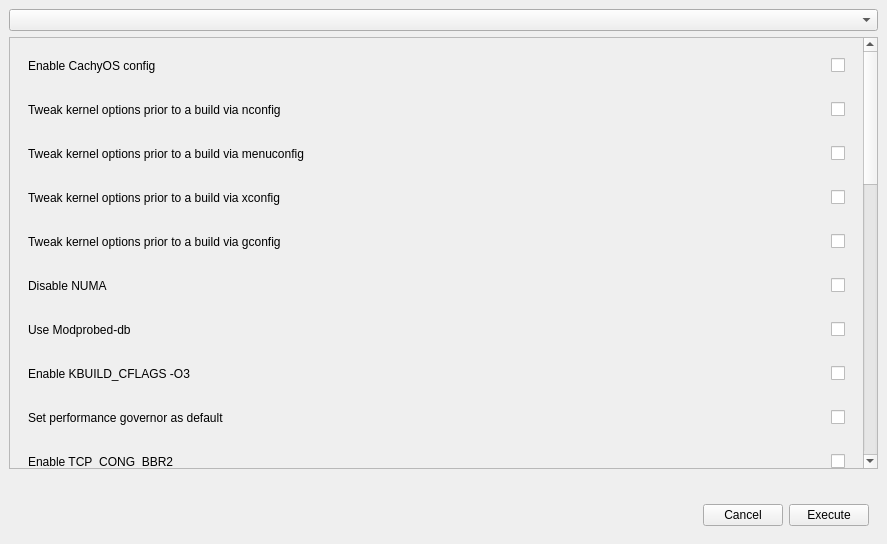
<?xml version="1.0" encoding="UTF-8"?>
<ui version="4.0">
 <class>ConfWindow</class>
 <widget class="QMainWindow" name="ConfWindow">
  <property name="windowModality">
   <enum>Qt::ApplicationModal</enum>
  </property>
  <property name="geometry">
   <rect>
    <x>0</x>
    <y>0</y>
    <width>887</width>
    <height>544</height>
   </rect>
  </property>
  <property name="windowTitle">
   <string>CachyOS Kernel Manager Configure</string>
  </property>
  <property name="windowIcon">
   <iconset theme="cachyos-kernel-manager">
    <normaloff>.</normaloff>.</iconset>
  </property>
  <widget class="QWidget" name="central_widget">
   <layout class="QVBoxLayout" name="verticalLayout">
    <item>
     <widget class="QComboBox" name="main_combo_box"/>
    </item>
    <item>
     <widget class="QScrollArea" name="scroll_area">
      <property name="verticalScrollBarPolicy">
       <enum>Qt::ScrollBarAsNeeded</enum>
      </property>
      <property name="widgetResizable">
       <bool>true</bool>
      </property>
      <widget class="QWidget" name="scroll_area_widgets">
       <property name="geometry">
        <rect>
         <x>0</x>
         <y>0</y>
         <width>853</width>
         <height>912</height>
        </rect>
       </property>
       <layout class="QVBoxLayout" name="verticalLayout_2">
        <item>
         <widget class="QWidget" name="cachyconfig_widget" native="true">
          <layout class="QHBoxLayout" name="cachyconfig_horizontal_layout">
           <item>
            <widget class="QLabel" name="cachyconfig_label">
             <property name="text">
              <string>Enable CachyOS config</string>
             </property>
            </widget>
           </item>
           <item>
            <spacer name="cachyconfig_horizontal_spacer">
             <property name="orientation">
              <enum>Qt::Horizontal</enum>
             </property>
             <property name="sizeHint" stdset="0">
              <size>
               <width>40</width>
               <height>20</height>
              </size>
             </property>
            </spacer>
           </item>
           <item>
            <widget class="QCheckBox" name="cachyconfig_check"/>
           </item>
          </layout>
         </widget>
        </item>
        <item>
         <widget class="QWidget" name="nconfig_widget" native="true">
          <layout class="QHBoxLayout" name="nconfig_horizontal_layout">
           <item>
            <widget class="QLabel" name="nconfig_label">
             <property name="text">
              <string>Tweak kernel options prior to a build via nconfig</string>
             </property>
            </widget>
           </item>
           <item>
            <spacer name="nconfig_horizontal_spacer">
             <property name="orientation">
              <enum>Qt::Horizontal</enum>
             </property>
             <property name="sizeHint" stdset="0">
              <size>
               <width>40</width>
               <height>20</height>
              </size>
             </property>
            </spacer>
           </item>
           <item>
            <widget class="QCheckBox" name="nconfig_check"/>
           </item>
          </layout>
         </widget>
        </item>
        <item>
         <widget class="QWidget" name="menuconfig_widget" native="true">
          <layout class="QHBoxLayout" name="menuconfig_horizontal_layout">
           <item>
            <widget class="QLabel" name="menuconfig_label">
             <property name="text">
              <string>Tweak kernel options prior to a build via menuconfig</string>
             </property>
            </widget>
           </item>
           <item>
            <spacer name="menuconfig_horizontal_spacer">
             <property name="orientation">
              <enum>Qt::Horizontal</enum>
             </property>
             <property name="sizeHint" stdset="0">
              <size>
               <width>40</width>
               <height>20</height>
              </size>
             </property>
            </spacer>
           </item>
           <item>
            <widget class="QCheckBox" name="menuconfig_check"/>
           </item>
          </layout>
         </widget>
        </item>
        <item>
         <widget class="QWidget" name="xconfig_widget" native="true">
          <layout class="QHBoxLayout" name="xconfig_horizontal_layout">
           <item>
            <widget class="QLabel" name="xconfig_label">
             <property name="text">
              <string>Tweak kernel options prior to a build via xconfig</string>
             </property>
            </widget>
           </item>
           <item>
            <spacer name="xconfig_horizontal_spacer">
             <property name="orientation">
              <enum>Qt::Horizontal</enum>
             </property>
             <property name="sizeHint" stdset="0">
              <size>
               <width>40</width>
               <height>20</height>
              </size>
             </property>
            </spacer>
           </item>
           <item>
            <widget class="QCheckBox" name="xconfig_check"/>
           </item>
          </layout>
         </widget>
        </item>
        <item>
         <widget class="QWidget" name="gconfig_widget" native="true">
          <layout class="QHBoxLayout" name="gconfig_horizontal_layout">
           <item>
            <widget class="QLabel" name="gconfig_label">
             <property name="text">
              <string>Tweak kernel options prior to a build via gconfig</string>
             </property>
            </widget>
           </item>
           <item>
            <spacer name="gconfig_horizontal_spacer">
             <property name="orientation">
              <enum>Qt::Horizontal</enum>
             </property>
             <property name="sizeHint" stdset="0">
              <size>
               <width>40</width>
               <height>20</height>
              </size>
             </property>
            </spacer>
           </item>
           <item>
            <widget class="QCheckBox" name="gconfig_check"/>
           </item>
          </layout>
         </widget>
        </item>
        <item>
         <widget class="QWidget" name="numa_widget" native="true">
          <layout class="QHBoxLayout" name="numa_horizontal_layout">
           <item>
            <widget class="QLabel" name="numa_label">
             <property name="text">
              <string>Disable NUMA</string>
             </property>
            </widget>
           </item>
           <item>
            <spacer name="numa_horizontal_spacer">
             <property name="orientation">
              <enum>Qt::Horizontal</enum>
             </property>
             <property name="sizeHint" stdset="0">
              <size>
               <width>40</width>
               <height>20</height>
              </size>
             </property>
            </spacer>
           </item>
           <item>
            <widget class="QCheckBox" name="numa_check"/>
           </item>
          </layout>
         </widget>
        </item>
        <item>
         <widget class="QWidget" name="localmodcfg_widget" native="true">
          <layout class="QHBoxLayout" name="localmodcfg_horizontal_layout">
           <item>
            <widget class="QLabel" name="localmodcfg_label">
             <property name="text">
              <string>Use Modprobed-db</string>
             </property>
            </widget>
           </item>
           <item>
            <spacer name="localmodcfg_horizontal_spacer">
             <property name="orientation">
              <enum>Qt::Horizontal</enum>
             </property>
             <property name="sizeHint" stdset="0">
              <size>
               <width>40</width>
               <height>20</height>
              </size>
             </property>
            </spacer>
           </item>
           <item>
            <widget class="QCheckBox" name="localmodcfg_check"/>
           </item>
          </layout>
         </widget>
        </item>
        <item>
         <widget class="QWidget" name="hardly_widget" native="true">
          <layout class="QHBoxLayout" name="hardly_horizontal_layout">
           <item>
            <widget class="QLabel" name="hardly_label">
             <property name="text">
              <string>Enable KBUILD_CFLAGS -O3</string>
             </property>
            </widget>
           </item>
           <item>
            <spacer name="hardly_horizontal_spacer">
             <property name="orientation">
              <enum>Qt::Horizontal</enum>
             </property>
             <property name="sizeHint" stdset="0">
              <size>
               <width>40</width>
               <height>20</height>
              </size>
             </property>
            </spacer>
           </item>
           <item>
            <widget class="QCheckBox" name="hardly_check"/>
           </item>
          </layout>
         </widget>
        </item>
        <item>
         <widget class="QWidget" name="perfgovern_widget" native="true">
          <layout class="QHBoxLayout" name="perfgovern_horizontal_layout">
           <item>
            <widget class="QLabel" name="perfgovern_label">
             <property name="text">
              <string>Set performance governor as default</string>
             </property>
            </widget>
           </item>
           <item>
            <spacer name="perfgovern_horizontal_spacer">
             <property name="orientation">
              <enum>Qt::Horizontal</enum>
             </property>
             <property name="sizeHint" stdset="0">
              <size>
               <width>40</width>
               <height>20</height>
              </size>
             </property>
            </spacer>
           </item>
           <item>
            <widget class="QCheckBox" name="perfgovern_check"/>
           </item>
          </layout>
         </widget>
        </item>
        <item>
         <widget class="QWidget" name="tcpbbr_widget" native="true">
          <layout class="QHBoxLayout" name="tcpbbr_horizontal_layout">
           <item>
            <widget class="QLabel" name="tcpbbr_label">
             <property name="text">
              <string>Enable TCP_CONG_BBR2</string>
             </property>
            </widget>
           </item>
           <item>
            <spacer name="tcpbbr_horizontal_spacer">
             <property name="orientation">
              <enum>Qt::Horizontal</enum>
             </property>
             <property name="sizeHint" stdset="0">
              <size>
               <width>40</width>
               <height>20</height>
              </size>
             </property>
            </spacer>
           </item>
           <item>
            <widget class="QCheckBox" name="tcpbbr_check"/>
           </item>
          </layout>
         </widget>
        </item>
        <item>
         <widget class="QWidget" name="hzticks_widget" native="true">
          <layout class="QHBoxLayout" name="hzticks_horizontal_layout">
           <item>
            <widget class="QLabel" name="hzticks_label">
             <property name="text">
              <string>Running tick rate</string>
             </property>
            </widget>
           </item>
           <item>
            <spacer name="hzticks_horizontal_spacer">
             <property name="orientation">
              <enum>Qt::Horizontal</enum>
             </property>
             <property name="sizeHint" stdset="0">
              <size>
               <width>40</width>
               <height>20</height>
              </size>
             </property>
            </spacer>
           </item>
           <item>
            <widget class="QComboBox" name="hzticks_combo_box"/>
           </item>
          </layout>
         </widget>
        </item>
        <item>
         <widget class="QWidget" name="tickless_widget" native="true">
          <layout class="QHBoxLayout" name="tickless_horizontal_layout">
           <item>
            <widget class="QLabel" name="tickless_label">
             <property name="text">
              <string>Select tickless</string>
             </property>
            </widget>
           </item>
           <item>
            <spacer name="tickless_horizontal_spacer">
             <property name="orientation">
              <enum>Qt::Horizontal</enum>
             </property>
             <property name="sizeHint" stdset="0">
              <size>
               <width>40</width>
               <height>20</height>
              </size>
             </property>
            </spacer>
           </item>
           <item>
            <widget class="QComboBox" name="tickless_combo_box"/>
           </item>
          </layout>
         </widget>
        </item>
        <item>
         <widget class="QWidget" name="preempt_widget" native="true">
          <layout class="QHBoxLayout" name="preempt_horizontal_layout">
           <item>
            <widget class="QLabel" name="preempt_label">
             <property name="text">
              <string>Select preempt</string>
             </property>
            </widget>
           </item>
           <item>
            <spacer name="preempt_horizontal_spacer">
             <property name="orientation">
              <enum>Qt::Horizontal</enum>
             </property>
             <property name="sizeHint" stdset="0">
              <size>
               <width>40</width>
               <height>20</height>
              </size>
             </property>
            </spacer>
           </item>
           <item>
            <widget class="QComboBox" name="preempt_combo_box"/>
           </item>
          </layout>
         </widget>
        </item>
        <item>
         <widget class="QWidget" name="mqdio_widget" native="true">
          <layout class="QHBoxLayout" name="mqdio_horizontal_layout">
           <item>
            <widget class="QLabel" name="mqdio_label">
             <property name="text">
              <string>Disable MQ-Deadline I/O scheduler</string>
             </property>
            </widget>
           </item>
           <item>
            <spacer name="mqdio_horizontal_spacer">
             <property name="orientation">
              <enum>Qt::Horizontal</enum>
             </property>
             <property name="sizeHint" stdset="0">
              <size>
               <width>40</width>
               <height>20</height>
              </size>
             </property>
            </spacer>
           </item>
           <item>
            <widget class="QCheckBox" name="mqdio_check"/>
           </item>
          </layout>
         </widget>
        </item>
        <item>
         <widget class="QWidget" name="kyber_widget" native="true">
          <layout class="QHBoxLayout" name="kyber_horizontal_layout">
           <item>
            <widget class="QLabel" name="kyber_label">
             <property name="text">
              <string>Disable Kyber I/O scheduler</string>
             </property>
            </widget>
           </item>
           <item>
            <spacer name="kyber_horizontal_spacer">
             <property name="orientation">
              <enum>Qt::Horizontal</enum>
             </property>
             <property name="sizeHint" stdset="0">
              <size>
               <width>40</width>
               <height>20</height>
              </size>
             </property>
            </spacer>
           </item>
           <item>
            <widget class="QCheckBox" name="kyber_check"/>
           </item>
          </layout>
         </widget>
        </item>
        <item>
         <widget class="QWidget" name="lru_config_widget" native="true">
          <layout class="QHBoxLayout" name="lru_config_horizontal_layout">
           <item>
            <widget class="QLabel" name="lru_config_label">
             <property name="text">
              <string>Enable multigenerational LRU</string>
             </property>
            </widget>
           </item>
           <item>
            <spacer name="lru_config_horizontal_spacer">
             <property name="orientation">
              <enum>Qt::Horizontal</enum>
             </property>
             <property name="sizeHint" stdset="0">
              <size>
               <width>40</width>
               <height>20</height>
              </size>
             </property>
            </spacer>
           </item>
           <item>
            <widget class="QComboBox" name="lru_config_combo_box"/>
           </item>
          </layout>
         </widget>
        </item>
        <item>
         <widget class="QWidget" name="damon_widget" native="true">
          <layout class="QHBoxLayout" name="damon_horizontal_layout">
           <item>
            <widget class="QLabel" name="damon_label">
             <property name="text">
              <string>Enable DAMON</string>
             </property>
            </widget>
           </item>
           <item>
            <spacer name="damon_horizontal_spacer">
             <property name="orientation">
              <enum>Qt::Horizontal</enum>
             </property>
             <property name="sizeHint" stdset="0">
              <size>
               <width>40</width>
               <height>20</height>
              </size>
             </property>
            </spacer>
           </item>
           <item>
            <widget class="QCheckBox" name="damon_check"/>
           </item>
          </layout>
         </widget>
        </item>
        <item>
         <widget class="QWidget" name="lrng_widget" native="true">
          <layout class="QHBoxLayout" name="lrng_horizontal_layout">
           <item>
            <widget class="QLabel" name="lrng_label">
             <property name="text">
              <string>Enable Linux Random Number Generator</string>
             </property>
            </widget>
           </item>
           <item>
            <spacer name="lrng_horizontal_spacer">
             <property name="orientation">
              <enum>Qt::Horizontal</enum>
             </property>
             <property name="sizeHint" stdset="0">
              <size>
               <width>40</width>
               <height>20</height>
              </size>
             </property>
            </spacer>
           </item>
           <item>
            <widget class="QCheckBox" name="lrng_check"/>
           </item>
          </layout>
         </widget>
        </item>
        <item>
         <widget class="QWidget" name="processor_opt_widget" native="true">
          <layout class="QHBoxLayout" name="processor_opt_horizontal_layout">
           <item>
            <widget class="QLabel" name="processor_opt_label">
             <property name="text">
              <string>CPU compiler optimizations</string>
             </property>
            </widget>
           </item>
           <item>
            <spacer name="processor_opt_horizontal_spacer">
             <property name="orientation">
              <enum>Qt::Horizontal</enum>
             </property>
             <property name="sizeHint" stdset="0">
              <size>
               <width>40</width>
               <height>20</height>
              </size>
             </property>
            </spacer>
           </item>
           <item>
            <widget class="QComboBox" name="processor_opt_combo_box"/>
           </item>
          </layout>
         </widget>
        </item>
        <item>
         <widget class="QWidget" name="autooptim_widget" native="true">
          <layout class="QHBoxLayout" name="autooptim_horizontal_layout">
           <item>
            <widget class="QLabel" name="autooptim_label">
             <property name="text">
              <string>Apply automatic CPU Optimization</string>
             </property>
            </widget>
           </item>
           <item>
            <spacer name="autooptim_horizontal_spacer">
             <property name="orientation">
              <enum>Qt::Horizontal</enum>
             </property>
             <property name="sizeHint" stdset="0">
              <size>
               <width>40</width>
               <height>20</height>
              </size>
             </property>
            </spacer>
           </item>
           <item>
            <widget class="QCheckBox" name="autooptim_check"/>
           </item>
          </layout>
         </widget>
        </item>
        <item>
         <widget class="QWidget" name="debug_widget" native="true">
          <layout class="QHBoxLayout" name="debug_horizontal_layout">
           <item>
            <widget class="QLabel" name="debug_label">
             <property name="text">
              <string>Disable debug to lower the size of the kernel</string>
             </property>
            </widget>
           </item>
           <item>
            <spacer name="debug_horizontal_spacer">
             <property name="orientation">
              <enum>Qt::Horizontal</enum>
             </property>
             <property name="sizeHint" stdset="0">
              <size>
               <width>40</width>
               <height>20</height>
              </size>
             </property>
            </spacer>
           </item>
           <item>
            <widget class="QCheckBox" name="debug_check"/>
           </item>
          </layout>
         </widget>
        </item>
        <item>
         <widget class="QWidget" name="zstcomp_widget" native="true">
          <layout class="QHBoxLayout" name="zstcomp_horizontal_layout">
           <item>
            <widget class="QLabel" name="zstcomp_label">
             <property name="text">
              <string>Enable zram/zswap ZSTD compression</string>
             </property>
            </widget>
           </item>
           <item>
            <spacer name="zstcomp_horizontal_spacer">
             <property name="orientation">
              <enum>Qt::Horizontal</enum>
             </property>
             <property name="sizeHint" stdset="0">
              <size>
               <width>40</width>
               <height>20</height>
              </size>
             </property>
            </spacer>
           </item>
           <item>
            <widget class="QCheckBox" name="zstcomp_check"/>
           </item>
          </layout>
         </widget>
        </item>
        <item>
         <widget class="QWidget" name="zstd_comp_levels_widget" native="true">
          <layout class="QHBoxLayout" name="zstd_comp_levels_horizontal_layout">
           <item>
            <widget class="QLabel" name="zstd_comp_levels_label">
             <property name="text">
              <string>Selecting the ZSTD kernel and modules compression level</string>
             </property>
            </widget>
           </item>
           <item>
            <spacer name="zstd_comp_levels_horizontal_spacer">
             <property name="orientation">
              <enum>Qt::Horizontal</enum>
             </property>
             <property name="sizeHint" stdset="0">
              <size>
               <width>40</width>
               <height>20</height>
              </size>
             </property>
            </spacer>
           </item>
           <item>
            <widget class="QComboBox" name="zstd_comp_levels_combo_box"/>
           </item>
          </layout>
         </widget>
        </item>
        <item>
         <widget class="QWidget" name="lto_widget" native="true">
          <layout class="QHBoxLayout" name="lto_horizontal_layout">
           <item>
            <widget class="QLabel" name="lto_label">
             <property name="text">
              <string>Enable LTO</string>
             </property>
            </widget>
           </item>
           <item>
            <spacer name="lto_horizontal_spacer">
             <property name="orientation">
              <enum>Qt::Horizontal</enum>
             </property>
             <property name="sizeHint" stdset="0">
              <size>
               <width>40</width>
               <height>20</height>
              </size>
             </property>
            </spacer>
           </item>
           <item>
            <widget class="QComboBox" name="lto_combo_box"/>
           </item>
          </layout>
         </widget>
        </item>
        <item>
         <widget class="QWidget" name="builtin_zfs_widget" native="true">
          <layout class="QHBoxLayout" name="builtin_zfs_horizontal_layout">
           <item>
            <widget class="QLabel" name="builtin_zfs_label">
             <property name="text">
              <string>Build the ZFS module</string>
             </property>
            </widget>
           </item>
           <item>
            <spacer name="builtin_zfs_horizontal_spacer">
             <property name="orientation">
              <enum>Qt::Horizontal</enum>
             </property>
             <property name="sizeHint" stdset="0">
              <size>
               <width>40</width>
               <height>20</height>
              </size>
             </property>
            </spacer>
           </item>
           <item>
            <widget class="QCheckBox" name="builtin_zfs_check"/>
           </item>
          </layout>
         </widget>
        </item>
        <item>
         <widget class="QWidget" name="builtin_bcachefs_widget" native="true">
          <layout class="QHBoxLayout" name="builtin_bcachefs_horizontal_layout">
           <item>
            <widget class="QLabel" name="builtin_bcachefs_label">
             <property name="text">
              <string>Build the BCACHEFS module</string>
             </property>
            </widget>
           </item>
           <item>
            <spacer name="builtin_bcachefs_horizontal_spacer">
             <property name="orientation">
              <enum>Qt::Horizontal</enum>
             </property>
             <property name="sizeHint" stdset="0">
              <size>
               <width>40</width>
               <height>20</height>
              </size>
             </property>
            </spacer>
           </item>
           <item>
            <widget class="QCheckBox" name="builtin_bcachefs_check"/>
           </item>
          </layout>
         </widget>
        </item>
        <item>
         <widget class="QWidget" name="RT_widget" native="true">
          <layout class="QHBoxLayout" name="RT_horizontal_layout">
           <item>
            <widget class="QLabel" name="RT_label">
             <property name="text">
              <string>Enable RT kernel</string>
             </property>
            </widget>
           </item>
           <item>
            <spacer name="RT_horizontal_spacer">
             <property name="orientation">
              <enum>Qt::Horizontal</enum>
             </property>
             <property name="sizeHint" stdset="0">
              <size>
               <width>40</width>
               <height>20</height>
              </size>
             </property>
            </spacer>
           </item>
           <item>
            <widget class="QCheckBox" name="RT_check"/>
           </item>
          </layout>
         </widget>
        </item>
        <item>
         <widget class="QWidget" name="latnice_widget" native="true">
          <layout class="QHBoxLayout" name="latnice_horizontal_layout">
           <item>
            <widget class="QLabel" name="latnice_label">
             <property name="text">
              <string>Enable LATENCY NICE</string>
             </property>
            </widget>
           </item>
           <item>
            <spacer name="latnice_horizontal_spacer">
             <property name="orientation">
              <enum>Qt::Horizontal</enum>
             </property>
             <property name="sizeHint" stdset="0">
              <size>
               <width>40</width>
               <height>20</height>
              </size>
             </property>
            </spacer>
           </item>
           <item>
            <widget class="QCheckBox" name="latnice_check"/>
           </item>
          </layout>
         </widget>
        </item>
        <item>
         <widget class="QWidget" name="hugepage_widget" native="true">
          <layout class="QHBoxLayout" name="hugepage_horizontal_layout">
           <item>
            <widget class="QLabel" name="hugepage_label">
             <property name="text">
              <string>Transparent Hugepages</string>
             </property>
            </widget>
           </item>
           <item>
            <spacer name="hugepage_horizontal_spacer">
             <property name="orientation">
              <enum>Qt::Horizontal</enum>
             </property>
             <property name="sizeHint" stdset="0">
              <size>
               <width>40</width>
               <height>20</height>
              </size>
             </property>
            </spacer>
           </item>
           <item>
            <widget class="QComboBox" name="hugepage_combo_box"/>
           </item>
          </layout>
         </widget>
        </item>
       </layout>
      </widget>
     </widget>
    </item>
    <item>
     <spacer name="bottom_horizontal_spacer">
      <property name="orientation">
       <enum>Qt::Horizontal</enum>
      </property>
      <property name="sizeHint" stdset="0">
       <size>
        <width>40</width>
        <height>20</height>
       </size>
      </property>
     </spacer>
    </item>
    <item>
     <widget class="QWidget" name="footer_widget" native="true">
      <layout class="QHBoxLayout" name="footer_horizontal_layout">
       <item>
        <spacer name="footer_horizontal_spacer">
         <property name="orientation">
          <enum>Qt::Horizontal</enum>
         </property>
         <property name="sizeHint" stdset="0">
          <size>
           <width>40</width>
           <height>20</height>
          </size>
         </property>
        </spacer>
       </item>
       <item>
        <widget class="QPushButton" name="cancel_button">
         <property name="text">
          <string>Cancel</string>
         </property>
        </widget>
       </item>
       <item>
        <widget class="QPushButton" name="ok_button">
         <property name="text">
          <string>Execute</string>
         </property>
        </widget>
       </item>
      </layout>
     </widget>
    </item>
   </layout>
  </widget>
 </widget>
 <resources/>
 <connections/>
</ui>
